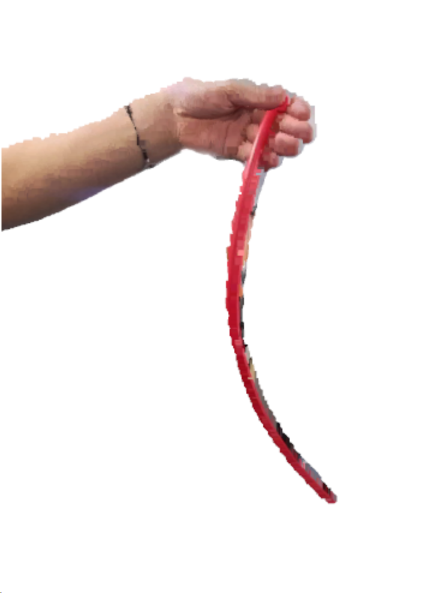
#> input picture documents/TestDoc/HSVtest.png, 893 x 1186 px, found by its file name (shown at 1/2 size)
$ python HSVMeasuringTools.py
#> lines starting #> are read from the running program, lines starting #| are printed output that depends on the picture; after the words box and inside, x2 and y2 are one past the last pixel; in counts of white or black regions, pixels touching at a corner belong together
# Function: This script is used to measure the HSV value of a specific color
# in an image and real-time show the mask and result of the color
# Author: Shen Guang-hui
# Create date: 2024-08-15
# Version: 1.0
# Environment: Windows 11, Python 3.8.0

import cv2
import numpy as np

path = r'..\\documents\\TestDoc\\HSVtest.png'  #图像的位置，使用时仅需修改这一属性
# 滑动条的回调函数，获取滑动条位置处的值
def empty(a):
    h_min = cv2.getTrackbarPos("Hue Min", "TrackBars")
    h_max = cv2.getTrackbarPos("Hue Max", "TrackBars")
    s_min = cv2.getTrackbarPos("Sat Min", "TrackBars")
    s_max = cv2.getTrackbarPos("Sat Max", "TrackBars")
    v_min = cv2.getTrackbarPos("Val Min", "TrackBars")
    v_max = cv2.getTrackbarPos("Val Max", "TrackBars")
    print(h_min, h_max, s_min, s_max, v_min, v_max)
    return h_min, h_max, s_min, s_max, v_min, v_max

# 创建一个窗口，放置6个滑动条
cv2.namedWindow("TrackBars")
cv2.resizeWindow("TrackBars", 640, 240)
cv2.createTrackbar("Hue Min", "TrackBars", 0, 179, empty)
cv2.createTrackbar("Hue Max", "TrackBars", 19, 179, empty)
cv2.createTrackbar("Sat Min", "TrackBars", 110, 255, empty)
cv2.createTrackbar("Sat Max", "TrackBars", 240, 255, empty)
cv2.createTrackbar("Val Min", "TrackBars", 153, 255, empty)
cv2.createTrackbar("Val Max", "TrackBars", 255, 255, empty)

while True:
    img = cv2.imread(path)
#> img is the input picture: shape (1186, 893, 3); mean B, G, R 237.7, 238.4, 245.1
    imgHSV = cv2.cvtColor(img, cv2.COLOR_BGR2HSV)
#> imgHSV: shape (1186, 893, 3); mean H, S, V 5.9, 12, 245.1
    # 调用回调函数，获取滑动条的值
    h_min, h_max, s_min, s_max, v_min, v_max = empty(0)
    lower = np.array([h_min, s_min, v_min])
    upper = np.array([h_max, s_max, v_max])
    # 获得指定颜色范围内的掩码
    mask = cv2.inRange(imgHSV, lower, upper)
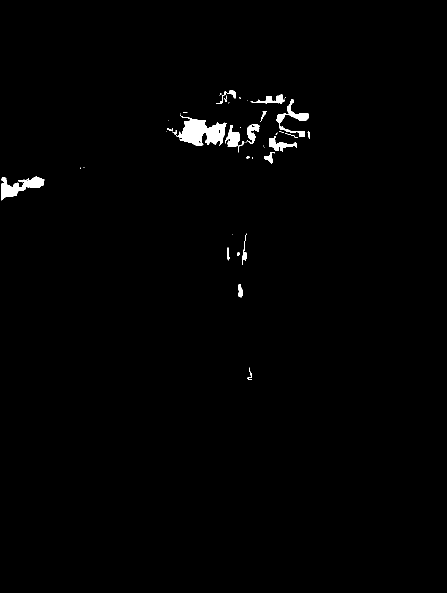
#> mask: shape (1186, 893) (shown at 1/2 size); 0.93% white; 46 white regions (25 under 20 px), largest, box (x1, y1, x2, y2) and area: (353, 229, 453, 291) 3336, (3, 354, 89, 401) 1740, (553, 198, 617, 274) 1115
    # 对原图图像进行按位与的操作，掩码区域保留
    imgResult = cv2.bitwise_and(img, img, mask=mask)
    cv2.imshow("Mask", mask)
    cv2.imshow("Result", imgResult)
    cv2.waitKey(1)
